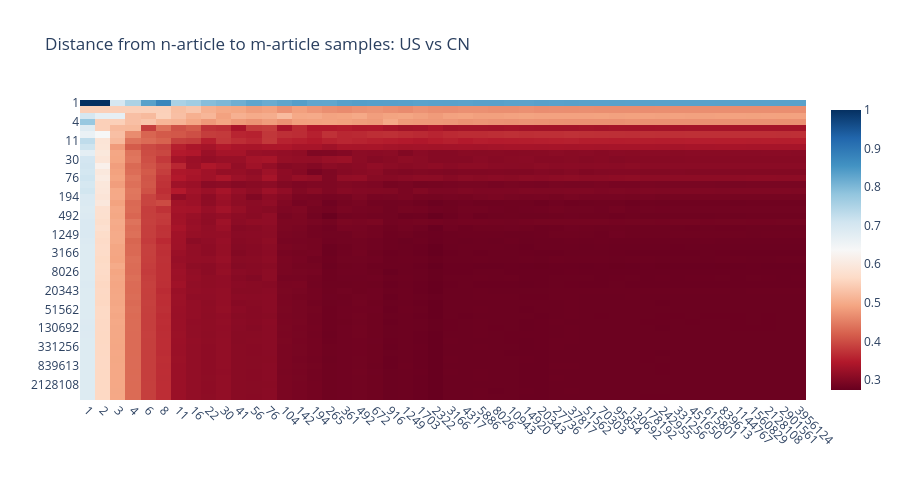

The code cell stored with this chart in its notebook:
### Code cell
country2 = "CN"
a, b = np.meshgrid(n_articles_array, n_articles_array)
c = np.maximum(a, b)
uf.plotly_heatmap(
    df_conv_2d_dict[country2],
    # ((df_conv_2d.sub(df_conv_2d.iloc[-1, -1])) > threshold).astype(int),
    # df_dist_2d.div(np.sqrt((a + b) / a / b)),
    x_labels=df_conv_2d.columns.astype(str),
    y_labels=df_conv_2d.columns.astype(str),
    title=f"Distance from n-article to m-article samples: {country1} vs {country2}",
    line_height=10
)

### Figure 1 — Plotly figure (JSON) as saved in the notebook; plotly's stock layout.template omitted (floating-point values rounded to 4 significant figures; data arrays with more than 128 entries replaced by an {"elided": "..."} marker saying what was removed)
{"data": [{"colorscale": [[0, "rgb(103,0,31)"], [0.1, "rgb(178,24,43)"], [0.2, "rgb(214,96,77)"], [0.3, "rgb(244,165,130)"], [0.4, "rgb(253,219,199)"], [0.5, "rgb(247,247,247)"], [0.6, "rgb(209,229,240)"], [0.7, "rgb(146,197,222)"], [0.8, "rgb(67,147,195)"], [0.9, "rgb(33,102,172)"], [1, "rgb(5,48,97)"]], "customdata": {"elided": "48x48x2 str values"}, "hovertemplate": "<b>X: </b>%{customdata[0]}<br><b>Y: </b>%{customdata[1]}<br><b>Z: </b> %{z:.3f}<br><extra></extra>", "type": "heatmap", "x": ["1", "2", "3", "4", "6", "8", "11", "16", "22", "30", "41", "56", "76", "104", "142", "194", "265", "361", "492", "672", "916", "1249", "1703", "2322", "3166", "4317", "5886", "8026", "10943", "14920", "20343", "27736", "37817", "51562", "70303", "95854", "130692", "178192", "242955", "331256", "451650", "615801", "839613", "1144767", "1560829", "2128108", "2901561", "3956124"], "y": ["1", "2", "3", "4", "6", "8", "11", "16", "22", "30", "41", "56", "76", "104", "142", "194", "265", "361", "492", "672", "916", "1249", "1703", "2322", "3166", "4317", "5886", "8026", "10943", "14920", "20343", "27736", "37817", "51562", "70303", "95854", "130692", "178192", "242955", "331256", "451650", "615801", "839613", "1144767", "1560829", "2128108", "2901561", "3956124"], "z": {"elided": "48x48 float values"}}], "layout": {"height": 480, "title": {"text": "Distance from n-article to m-article samples: US vs CN"}, "xaxis": {"automargin": true, "tickangle": 45}, "yaxis": {"automargin": true, "autorange": "reversed"}}}
